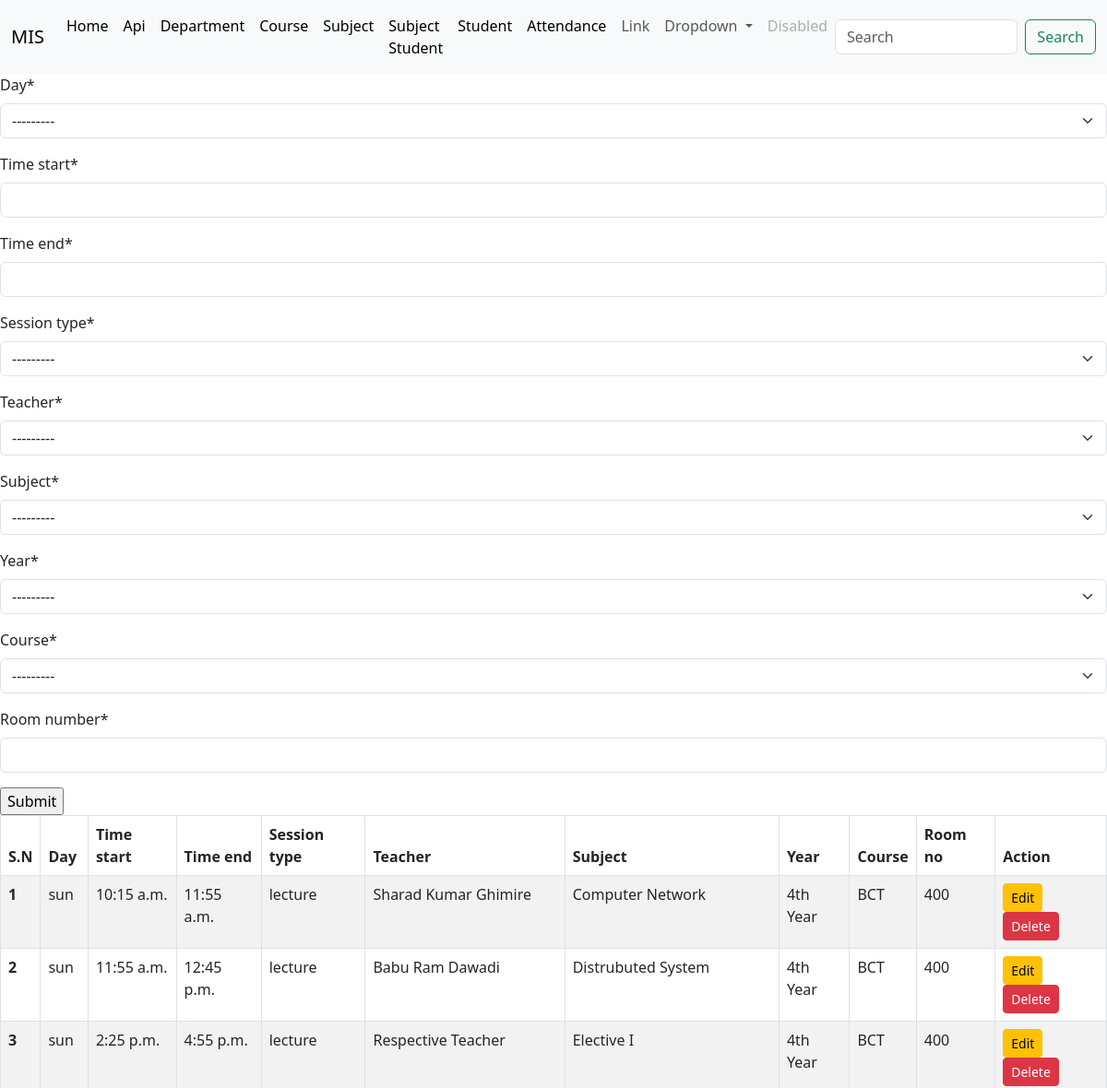
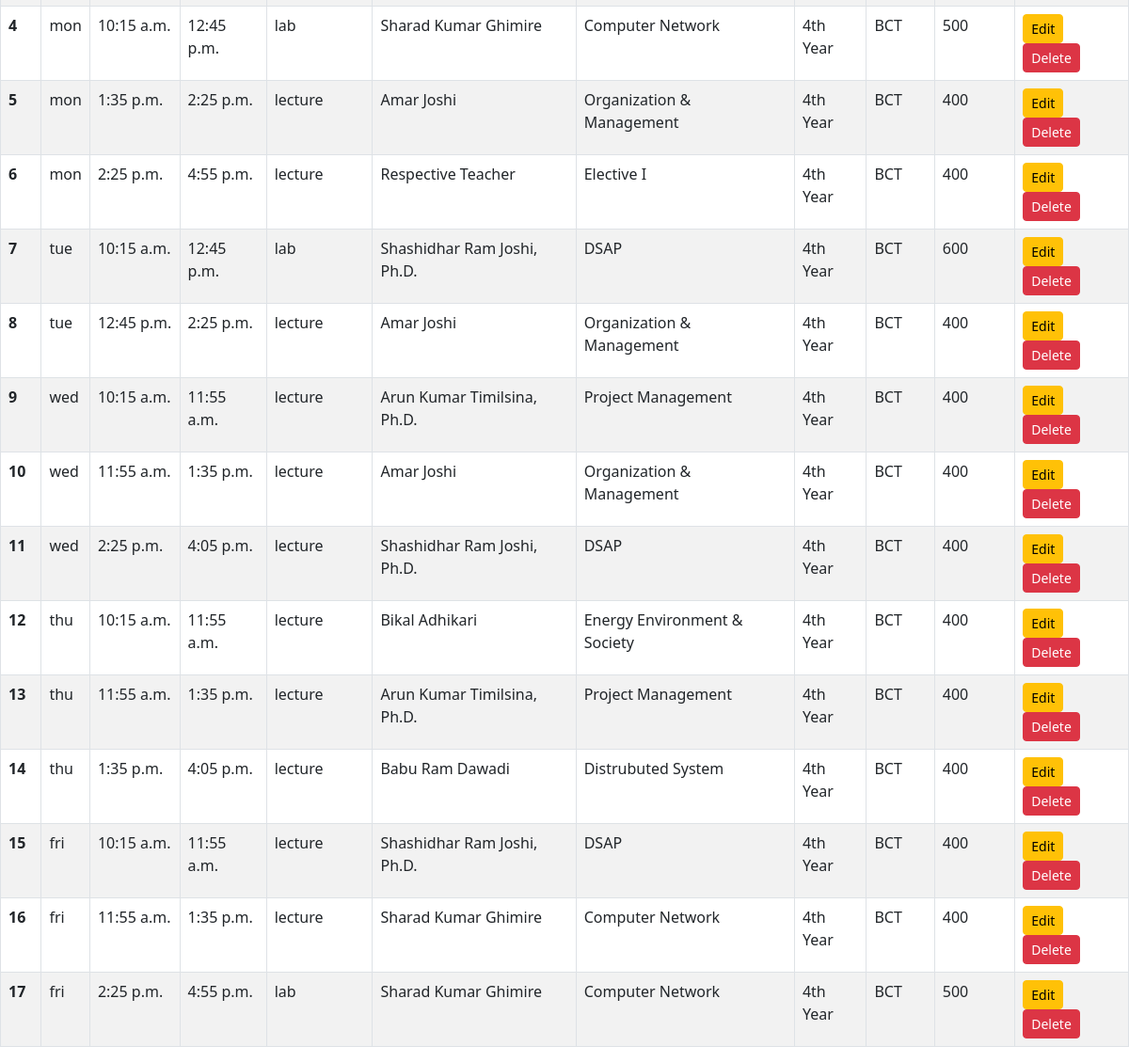
The page /routine on the database its author committed (2 pictures, top to bottom).
### api/models.py (models this page shows, shortened)
class Routine(models.Model):
    DAY_CHOICES = [
        ('sun', 'Sunday'),
        ('mon', 'Monday'),
        ('tue', 'Tuesday'),
        ('wed', 'Wednesday'),
        ('thu', 'Thursday'),
        ('fri', 'Friday'),
    ]
    SESSION_CHOICES = [
        ('lecture', 'Lecture'),
        ('lab', 'Lab'),
        ('tutorial', 'Tutorial'),
    ]
    day = models.CharField(max_length=3, choices=DAY_CHOICES)
    time_start = models.TimeField()
    time_end = models.TimeField()
    session_type = models.CharField(max_length=10, choices=SESSION_CHOICES)
    teacher = models.ForeignKey(Teacher, on_delete=models.CASCADE)
    subject = models.ForeignKey(Subject, on_delete=models.CASCADE)
    year = models.ForeignKey(Year, on_delete=models.CASCADE)
    course = models.ForeignKey(Course, on_delete=models.CASCADE)
    room_number = models.CharField(max_length=50)

class Teacher(models.Model):
    name=models.CharField(max_length=100)
    email=models.EmailField(max_length=254)
    address=models.CharField(max_length=100)
    phone=models.CharField(max_length=15,unique=True)
    subject=models.ManyToManyField(Subject)
    def __str__(self):
        return self.name

class Subject(models.Model):
    name=models.CharField(max_length=100,unique=True)
    year=models.ForeignKey(Year,on_delete=models.CASCADE)
    semester=models.ManyToManyField(Semester)
    student = models.ManyToManyField(Student)
    def __str__(self):
        return self.name

class Year(models.Model):
    year=models.CharField( max_length=50,choices=(
        ('1st Year','1st Year'),
        ('2nd Year','2nd Year'),
        ('3rd Year','3rd Year'),
        ('4th Year','4th Year'),
        ('Pass out','Pass out'),
        ),unique=True)
    def __str__(self):
        return self.year

class Course(models.Model):
    name=models.CharField(max_length=100)
    department = models.ForeignKey(Department, on_delete=models.CASCADE)
    year=models.ManyToManyField(Year)
    def __str__(self):
        return self.name

### Home/views.py (the view, shortened to what this page needs)
# urls.py: path('routine', views.routine,name='routine'),
def routine(request):
    context ={}
    all_routines=Routine.objects.all()
    context={
        'routineform':RoutineForm(),
        'all_routines':all_routines,
    }
    return render(request, "routine.html", context)

### Home/forms.py
class RoutineForm(forms.ModelForm):
    class Meta:
        model = api.Routine
        fields = "__all__"

### templates/routine.html (shortened to what this page needs)
{% extends 'base.html' %}
{%load crispy_forms_tags %}
{% block body %}
<form action = "" method = "post">
    {{routineform |crispy }}
    <input type="submit" value="Submit">
</form>
<div>
<table class="table table-striped table-hover table-bordered">
    <thead>
      <tr>
        <th scope="col">S.N</th>
        <th scope="col">Day</th>
        <th scope="col">Time start</th>
        <th scope="col">Time end</th>
        <th scope="col">Session type</th>
        <th scope="col">Teacher</th>
        <th scope="col">Subject</th>
        <th scope="col">Year</th>
        <th scope="col">Course</th>
        <th scope="col">Room no</th>
        <th scope="col">Action</th>
      </tr>
    </thead>
    <tbody>
        {% for as in all_routines %}
        <tr>
        <th scope="row">{{forloop.counter}}</th>
        <td>{{as.day}}</td>
        <td>{{as.time_start}}</td>
        <td>{{as.time_end}}</td>
        <td>{{as.session_type}}</td>
        <td>{{as.teacher}}</td>
        <td>{{as.subject}}</td>
        <td>{{as.year}}</td>
        <td>{{as.course}}</td>
        <td>{{as.room_number}}</td>
        <td>
            <a href="routine_update/{{as.id}}">
              <button type="button" class="btn btn-sm btn-warning">Edit</button>
          </a>
            <a href="routine_delete/{{as.id}}">
                <button type="button" class="btn btn-sm btn-danger">Delete</button>
            </a>
        </td>
        </tr>
        {% endfor %}
    </tbody>
  </table>
</div>
{% endblock body %}

### rows shown on the page
Routine: day "sun", time_start "10:15 a.m.", time_end "11:55 a.m.", session_type "lecture", teacher "Sharad Kumar Ghimire", subject "Computer Network", year "4th Year", course "BCT", room_number "400"
Routine: day "sun", time_start "11:55 a.m.", time_end "12:45 p.m.", session_type "lecture", teacher "Babu Ram Dawadi", subject "Distrubuted System", year "4th Year", course "BCT", room_number "400"
Routine: day "sun", time_start "2:25 p.m.", time_end "4:55 p.m.", session_type "lecture", teacher "Respective Teacher", subject "Elective I", year "4th Year", course "BCT", room_number "400"
Routine: day "mon", time_start "10:15 a.m.", time_end "12:45 p.m.", session_type "lab", teacher "Sharad Kumar Ghimire", subject "Computer Network", year "4th Year", course "BCT", room_number "500"
Routine: day "mon", time_start "1:35 p.m.", time_end "2:25 p.m.", session_type "lecture", teacher "Amar Joshi", subject "Organization & Management", year "4th Year", course "BCT", room_number "400"
Routine: day "mon", time_start "2:25 p.m.", time_end "4:55 p.m.", session_type "lecture", teacher "Respective Teacher", subject "Elective I", year "4th Year", course "BCT", room_number "400"
Routine: day "tue", time_start "10:15 a.m.", time_end "12:45 p.m.", session_type "lab", teacher "Shashidhar Ram Joshi, Ph.D.", subject "DSAP", year "4th Year", course "BCT", room_number "600"
Routine: day "tue", time_start "12:45 p.m.", time_end "2:25 p.m.", session_type "lecture", teacher "Amar Joshi", subject "Organization & Management", year "4th Year", course "BCT", room_number "400"
Routine: day "wed", time_start "10:15 a.m.", time_end "11:55 a.m.", session_type "lecture", teacher "Arun Kumar Timilsina, Ph.D.", subject "Project Management", year "4th Year", course "BCT", room_number "400"
Routine: day "wed", time_start "11:55 a.m.", time_end "1:35 p.m.", session_type "lecture", teacher "Amar Joshi", subject "Organization & Management", year "4th Year", course "BCT", room_number "400"
Routine: day "wed", time_start "2:25 p.m.", time_end "4:05 p.m.", session_type "lecture", teacher "Shashidhar Ram Joshi, Ph.D.", subject "DSAP", year "4th Year", course "BCT", room_number "400"
Routine: day "thu", time_start "10:15 a.m.", time_end "11:55 a.m.", session_type "lecture", teacher "Bikal Adhikari", subject "Energy Environment & Society", year "4th Year", course "BCT", room_number "400"
Routine: day "thu", time_start "11:55 a.m.", time_end "1:35 p.m.", session_type "lecture", teacher "Arun Kumar Timilsina, Ph.D.", subject "Project Management", year "4th Year", course "BCT", room_number "400"
Routine: day "thu", time_start "1:35 p.m.", time_end "4:05 p.m.", session_type "lecture", teacher "Babu Ram Dawadi", subject "Distrubuted System", year "4th Year", course "BCT", room_number "400"
Routine: day "fri", time_start "10:15 a.m.", time_end "11:55 a.m.", session_type "lecture", teacher "Shashidhar Ram Joshi, Ph.D.", subject "DSAP", year "4th Year", course "BCT", room_number "400"
Routine: day "fri", time_start "11:55 a.m.", time_end "1:35 p.m.", session_type "lecture", teacher "Sharad Kumar Ghimire", subject "Computer Network", year "4th Year", course "BCT", room_number "400"
Routine: day "fri", time_start "2:25 p.m.", time_end "4:55 p.m.", session_type "lab", teacher "Sharad Kumar Ghimire", subject "Computer Network", year "4th Year", course "BCT", room_number "500"
